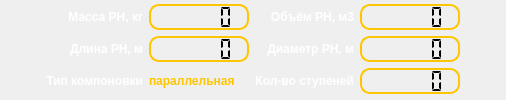
     <widget class="QWidget" name="tab_12">
      <attribute name="title">
       <string>Ступень II</string>
      </attribute>
      <layout class="QGridLayout" name="gridLayout_25">
       <property name="leftMargin">
        <number>3</number>
       </property>
       <property name="topMargin">
        <number>3</number>
       </property>
       <property name="rightMargin">
        <number>3</number>
       </property>
       <property name="bottomMargin">
        <number>3</number>
       </property>
       <item row="0" column="0">
        <widget class="QWidget" name="widget_4" native="true">
         <layout class="QGridLayout" name="gridLayout_31">
          <property name="leftMargin">
           <number>3</number>
          </property>
          <property name="topMargin">
           <number>1</number>
          </property>
          <property name="rightMargin">
           <number>3</number>
          </property>
          <property name="bottomMargin">
           <number>3</number>
          </property>
          <item row="0" column="4">
           <widget class="QLabel" name="w_5">
            <property name="font">
             <font>
              <bold>true</bold>
             </font>
            </property>
            <property name="styleSheet">
             <string notr="true">color: rgb(255, 255, 255);</string>
            </property>
            <property name="text">
             <string>Объём РН, м3</string>
            </property>
            <property name="alignment">
             <set>Qt::AlignRight|Qt::AlignTrailing|Qt::AlignVCenter</set>
            </property>
           </widget>
          </item>
          <item row="2" column="5">
           <widget class="QLCDNumber" name="out_d_4">
            <property name="minimumSize">
             <size>
              <width>100</width>
              <height>0</height>
             </size>
            </property>
            <property name="font">
             <font>
              <pointsize>14</pointsize>
              <bold>false</bold>
             </font>
            </property>
            <property name="styleSheet">
             <string notr="true">
  border: 2px solid rgb(255, 197, 0);
  border-width: 2px;
  border-radius: 10px;

</string>
            </property>
            <property name="frameShape">
             <enum>QFrame::StyledPanel</enum>
            </property>
            <property name="frameShadow">
             <enum>QFrame::Plain</enum>
            </property>
            <property name="lineWidth">
             <number>3</number>
            </property>
            <property name="smallDecimalPoint">
             <bool>true</bool>
            </property>
            <property name="segmentStyle">
             <enum>QLCDNumber::Flat</enum>
            </property>
           </widget>
          </item>
          <item row="4" column="5">
           <widget class="QLCDNumber" name="out_n_4">
            <property name="minimumSize">
             <size>
              <width>100</width>
              <height>0</height>
             </size>
            </property>
            <property name="font">
             <font>
              <pointsize>14</pointsize>
              <bold>false</bold>
             </font>
            </property>
            <property name="styleSheet">
             <string notr="true">
  border: 2px solid rgb(255, 197, 0);
  border-width: 2px;
  border-radius: 10px;

</string>
            </property>
            <property name="frameShape">
             <enum>QFrame::StyledPanel</enum>
            </property>
            <property name="frameShadow">
             <enum>QFrame::Plain</enum>
            </property>
            <property name="lineWidth">
             <number>3</number>
            </property>
            <property name="smallDecimalPoint">
             <bool>true</bool>
            </property>
            <property name="segmentStyle">
             <enum>QLCDNumber::Flat</enum>
            </property>
           </widget>
          </item>
          <item row="0" column="5">
           <widget class="QLCDNumber" name="out_w_4">
            <property name="minimumSize">
             <size>
              <width>100</width>
              <height>0</height>
             </size>
            </property>
            <property name="font">
             <font>
              <pointsize>14</pointsize>
              <bold>false</bold>
             </font>
            </property>
            <property name="styleSheet">
             <string notr="true">
  border: 2px solid rgb(255, 197, 0);
  border-width: 2px;
  border-radius: 10px;

</string>
            </property>
            <property name="frameShape">
             <enum>QFrame::StyledPanel</enum>
            </property>
            <property name="frameShadow">
             <enum>QFrame::Plain</enum>
            </property>
            <property name="lineWidth">
             <number>3</number>
            </property>
            <property name="smallDecimalPoint">
             <bool>true</bool>
            </property>
            <property name="segmentStyle">
             <enum>QLCDNumber::Flat</enum>
            </property>
           </widget>
          </item>
          <item row="4" column="2">
           <widget class="QLabel" name="out_type_4">
            <property name="font">
             <font>
              <bold>true</bold>
             </font>
            </property>
            <property name="styleSheet">
             <string notr="true">color: rgb(255, 197, 0);</string>
            </property>
            <property name="text">
             <string>параллельная</string>
            </property>
           </widget>
          </item>
          <item row="2" column="2">
           <widget class="QLCDNumber" name="out_l_4">
            <property name="minimumSize">
             <size>
              <width>100</width>
              <height>0</height>
             </size>
            </property>
            <property name="font">
             <font>
              <pointsize>14</pointsize>
              <bold>false</bold>
             </font>
            </property>
            <property name="styleSheet">
             <string notr="true">
  border: 2px solid rgb(255, 197, 0);
  border-width: 2px;
  border-radius: 10px;

</string>
            </property>
            <property name="frameShape">
             <enum>QFrame::StyledPanel</enum>
            </property>
            <property name="frameShadow">
             <enum>QFrame::Plain</enum>
            </property>
            <property name="lineWidth">
             <number>3</number>
            </property>
            <property name="smallDecimalPoint">
             <bool>true</bool>
            </property>
            <property name="segmentStyle">
             <enum>QLCDNumber::Flat</enum>
            </property>
           </widget>
          </item>
          <item row="2" column="1">
           <widget class="QLabel" name="l_5">
            <property name="font">
             <font>
              <bold>true</bold>
             </font>
            </property>
            <property name="styleSheet">
             <string notr="true">color: rgb(255, 255, 255);</string>
            </property>
            <property name="text">
             <string>Длина РН, м</string>
            </property>
            <property name="alignment">
             <set>Qt::AlignRight|Qt::AlignTrailing|Qt::AlignVCenter</set>
            </property>
           </widget>
          </item>
          <item row="2" column="6">
           <spacer name="horizontalSpacer_7">
            <property name="orientation">
             <enum>Qt::Horizontal</enum>
            </property>
            <property name="sizeHint" stdset="0">
             <size>
              <width>40</width>
              <height>20</height>
             </size>
            </property>
           </spacer>
          </item>
          <item row="4" column="1">
           <widget class="QLabel" name="label_type_5">
            <property name="font">
             <font>
              <bold>true</bold>
             </font>
            </property>
            <property name="styleSheet">
             <string notr="true">color: rgb(255, 255, 255);</string>
            </property>
            <property name="text">
             <string>Тип компоновки</string>
            </property>
            <property name="alignment">
             <set>Qt::AlignRight|Qt::AlignTrailing|Qt::AlignVCenter</set>
            </property>
           </widget>
          </item>
          <item row="2" column="4">
           <widget class="QLabel" name="d_5">
            <property name="font">
             <font>
              <bold>true</bold>
             </font>
            </property>
            <property name="styleSheet">
             <string notr="true">color: rgb(255, 255, 255);</string>
            </property>
            <property name="text">
             <string>Диаметр РН, м</string>
            </property>
            <property name="alignment">
             <set>Qt::AlignRight|Qt::AlignTrailing|Qt::AlignVCenter</set>
            </property>
           </widget>
          </item>
          <item row="4" column="4">
           <widget class="QLabel" name="count_5">
            <property name="font">
             <font>
              <bold>true</bold>
             </font>
            </property>
            <property name="styleSheet">
             <string notr="true">color: rgb(255, 255, 255);</string>
            </property>
            <property name="text">
             <string>Кол-во ступеней</string>
            </property>
            <property name="alignment">
             <set>Qt::AlignRight|Qt::AlignTrailing|Qt::AlignVCenter</set>
            </property>
           </widget>
          </item>
          <item row="0" column="2">
           <widget class="QLCDNumber" name="out_m_4">
            <property name="minimumSize">
             <size>
              <width>100</width>
              <height>0</height>
             </size>
            </property>
            <property name="font">
             <font>
              <pointsize>14</pointsize>
              <bold>false</bold>
             </font>
            </property>
            <property name="styleSheet">
             <string notr="true">
  border: 2px solid rgb(255, 197, 0);
  border-width: 2px;
  border-radius: 10px;

</string>
            </property>
            <property name="frameShape">
             <enum>QFrame::StyledPanel</enum>
            </property>
            <property name="frameShadow">
             <enum>QFrame::Plain</enum>
            </property>
            <property name="lineWidth">
             <number>3</number>
            </property>
            <property name="smallDecimalPoint">
             <bool>true</bool>
            </property>
            <property name="segmentStyle">
             <enum>QLCDNumber::Flat</enum>
            </property>
           </widget>
          </item>
          <item row="0" column="1">
           <widget class="QLabel" name="m_5">
            <property name="font">
             <font>
              <bold>true</bold>
             </font>
            </property>
            <property name="styleSheet">
             <string notr="true">color: rgb(255, 255, 255);</string>
            </property>
            <property name="text">
             <string>Масса РН, кг</string>
            </property>
            <property name="alignment">
             <set>Qt::AlignRight|Qt::AlignTrailing|Qt::AlignVCenter</set>
            </property>
           </widget>
          </item>
          <item row="2" column="0">
           <spacer name="horizontalSpacer_8">
            <property name="orientation">
             <enum>Qt::Horizontal</enum>
            </property>
            <property name="sizeHint" stdset="0">
             <size>
              <width>40</width>
              <height>20</height>
             </size>
            </property>
           </spacer>
          </item>
         </layout>
        </widget>
       </item>
      </layout>
     </widget>
